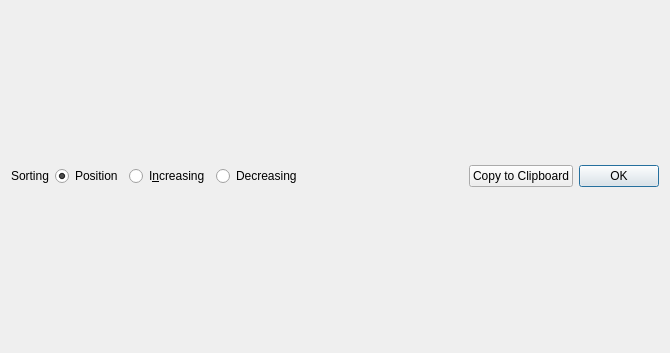
<?xml version="1.0" encoding="UTF-8"?>
<ui version="4.0">
 <class>SimpleWaveform</class>
 <widget class="QDialog" name="SimpleWaveform">
  <property name="geometry">
   <rect>
    <x>0</x>
    <y>0</y>
    <width>670</width>
    <height>353</height>
   </rect>
  </property>
  <property name="windowTitle">
   <string>Dialog</string>
  </property>
  <property name="windowIcon">
   <iconset resource="resources/toolbar/toolbar.qrc">
    <normaloff>:/toolbar/wavyIcon.png</normaloff>:/toolbar/wavyIcon.png</iconset>
  </property>
  <layout class="QGridLayout" name="gridLayout_2">
   <item row="1" column="6">
    <widget class="QPushButton" name="pushButton">
     <property name="text">
      <string>OK</string>
     </property>
    </widget>
   </item>
   <item row="1" column="3">
    <widget class="QRadioButton" name="radioButton_Decreasing">
     <property name="text">
      <string>Decreasing</string>
     </property>
    </widget>
   </item>
   <item row="1" column="4">
    <spacer name="horizontalSpacer">
     <property name="orientation">
      <enum>Qt::Horizontal</enum>
     </property>
     <property name="sizeHint" stdset="0">
      <size>
       <width>40</width>
       <height>20</height>
      </size>
     </property>
    </spacer>
   </item>
   <item row="0" column="0" colspan="7">
    <layout class="QGridLayout" name="gridLayout"/>
   </item>
   <item row="1" column="0">
    <widget class="QLabel" name="label">
     <property name="text">
      <string>Sorting</string>
     </property>
    </widget>
   </item>
   <item row="1" column="1">
    <widget class="QRadioButton" name="radioButton_Position">
     <property name="text">
      <string>Position</string>
     </property>
     <property name="checked">
      <bool>true</bool>
     </property>
    </widget>
   </item>
   <item row="1" column="2">
    <widget class="QRadioButton" name="radioButton_Increasing">
     <property name="text">
      <string>I&amp;ncreasing</string>
     </property>
     <property name="checked">
      <bool>false</bool>
     </property>
    </widget>
   </item>
   <item row="1" column="5">
    <widget class="QPushButton" name="pushButton_Copy">
     <property name="text">
      <string>Copy to Clipboard</string>
     </property>
    </widget>
   </item>
  </layout>
 </widget>
 <resources>
  <include location="resources/toolbar/toolbar.qrc"/>
  <include location="resources/toolbar/toolbar.qrc"/>
 </resources>
 <connections>
  <connection>
   <sender>pushButton</sender>
   <signal>clicked()</signal>
   <receiver>SimpleWaveform</receiver>
   <slot>accept()</slot>
   <hints>
    <hint type="sourcelabel">
     <x>353</x>
     <y>277</y>
    </hint>
    <hint type="destinationlabel">
     <x>336</x>
     <y>12</y>
    </hint>
   </hints>
  </connection>
 </connections>
</ui>
